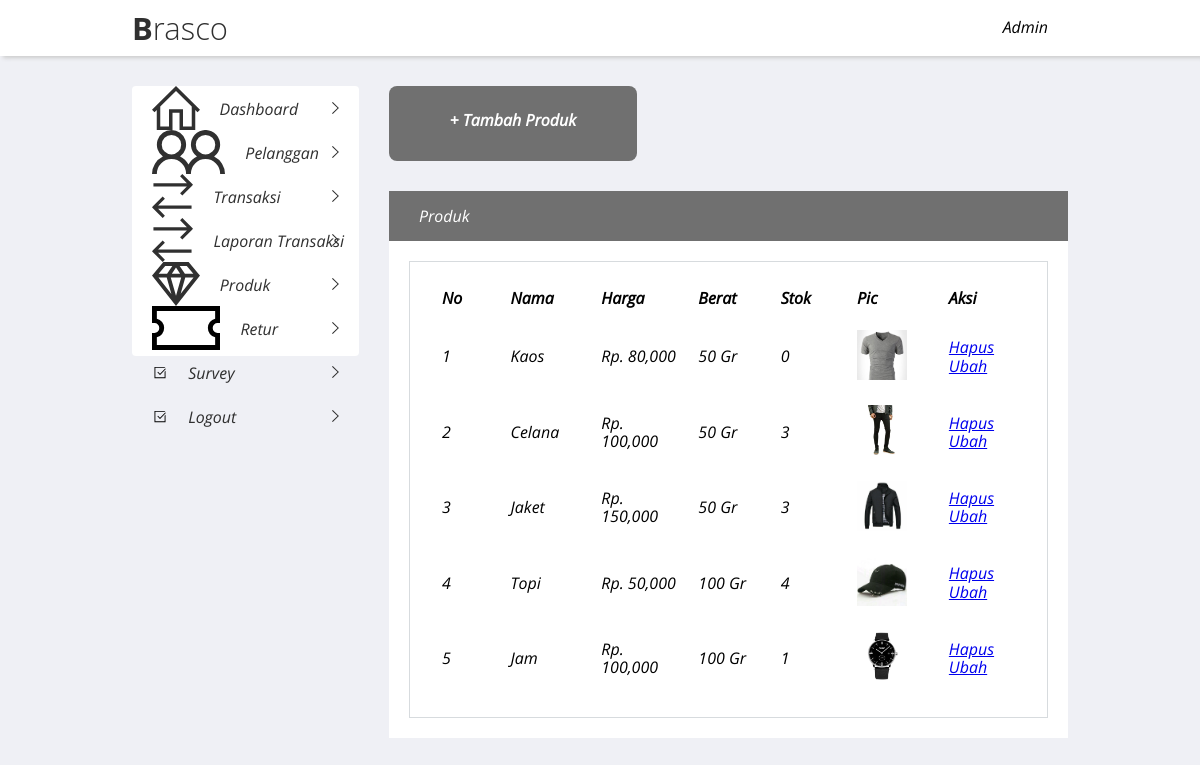
The app's page /admin/produk.php with its own data.
### tables this page shows
CREATE TABLE `produk` (
  `id_produk` int(11) NOT NULL,
  `nama_produk` varchar(100) NOT NULL,
  `harga_produk` int(11) NOT NULL,
  `berat_produk` int(11) NOT NULL,
  `stok_produk` int(5) NOT NULL,
  `pic_produk` varchar(100) NOT NULL,
  `deskripsi_produk` text NOT NULL
);

### admin/produk.php (the view, shortened to what this page needs)
<?php
include('../admin/koneksi.php');
?>
<!DOCTYPE html>
<html style="height: 100%;">
<head>
    <link rel="stylesheet" type="text/css" media="screen" href="../css/reset.css">
    <link rel="stylesheet" type="text/css" media="screen" href="../css/main.css">
</head>
<body style="background: #EFF0F5;">
    <?php include('../admin/navbar.php'); ?>
    <div class="admincontainer">
        <?php include('../admin/sidebar.php'); ?>
        <div class="dashboardadmin" style="margin-top: 30px;">
            <a href="tambahproduk.php" style="text-decoration: none; width: 247.83px;"><div class="button-md button-grey" style="box-shadow: none;">+ Tambah Produk</div></a>
            <div class="tabletable">
                <div class="heading">
                    <p class="headtext">Produk</p>
                </div>
                <div class="tablewrap">
                <div class="container">
                    <div class="table">
                        <table cellpadding="10">
                            <thead>
                            <tr>
                                <th>No</th>
                                <th>Nama</th>
                                <th>Harga</th>
                                <th>Berat</th>
                                <th>Stok</th>
                                <th>Pic</th>
                                <th>Aksi</th>
                            </tr>
                            </thead>
                            <tbody>
                            <?php $nomor=1; ?>
                            <?php $ambil=$koneksi->query("SELECT * FROM produk"); ?>
                            <?php while($pecah=$ambil->fetch_assoc()){ ?>
                            <tr>
                                <td><?php echo $nomor; ?></td>
                                <td><?php echo $pecah['nama_produk']; ?></td>
                                <td>Rp. <?php echo number_format($pecah['harga_produk']); ?></td>
                                <td><?php echo $pecah['berat_produk']; ?> Gr</td>
                                <td><?php echo $pecah['stok_produk']; ?></td>
                                <td><img src="../pic_produk/<?php echo $pecah['pic_produk']; ?>" width="50"></td>
                            <td>
                                <a href="hapusproduk.php?&id=<?php echo $pecah['id_produk']; ?>">Hapus</a>
                                <a href="ubahproduk.php?&id=<?php echo $pecah['id_produk']; ?>">Ubah</a>
                            </td>
                            </tr>
                            <?php $nomor++; ?>
                            <?php } ?>
                            </tbody>
                        </table>
                    </div>
            </div>
            </div>
        </div>
    </div>
</body>
</html>

### css/main.css (style rules this page uses)
body { font-family: 'Open Sans'; }
.admincontainer { padding-left: 11%; padding-right: 11%; position: relative; display: flex; flex-direction: row; justify-content: center; background: #EFF0F5; }
.admincontainer .dashboardadmin { position: relative; right: 0; width: 742px; background: #EFF0F5; z-index: 0; margin-top: 30px; margin-left: 30px; margin-bottom: 60px; }
.admincontainer .dashboardadmin .tabletable { position: relative; margin-top: 30px; background: white; }
.admincontainer .dashboardadmin .container { width: 100%; padding: 15px 20px 20px 20px; box-sizing: border-box; position: relative; border: 1px solid #D7DBDE; margin: auto; }
.admincontainer .dashboardadmin .tablewrap { padding: 20px; }
.admincontainer .dashboardadmin .heading { display: flex; flex-direction: row; justify-content: space-between; padding-left: 30px; padding-right: 30px; box-sizing: border-box; background: #707070; color: white; position: relative; width: 100%; left: 0; z-index: 2; }
.admincontainer .dashboardadmin .container table { position: relative; }
.admincontainer .dashboardadmin .tabletable .tablewrap .container table td { width: 140px; }
.admincontainer .dashboardadmin .tabletable .tablewrap .container table { text-align: start; }
.admincontainer .dashboardadmin .tabletable .tablewrap .container table th { text-align: start; }
.button-md { width: 247.83px; height: 75px; display: flex; justify-content: center; text-decoration: none; padding-top: 25px; box-sizing: border-box; box-shadow: 2px 3px 10px rgba(0, 0, 0, 0.137); }
.button-grey { color: white; background: #707070; border-radius: 8px; font-weight: bold; }

### records on screen
produk: nama_produk "Kaos", harga_produk "80,000", berat_produk "50", stok_produk "0", pic_produk (picture)
produk: nama_produk "Celana", harga_produk "100,000", berat_produk "50", stok_produk "3", pic_produk (picture)
produk: nama_produk "Jaket", harga_produk "150,000", berat_produk "50", stok_produk "3", pic_produk (picture)
produk: nama_produk "Topi", harga_produk "50,000", berat_produk "100", stok_produk "4", pic_produk (picture)
produk: nama_produk "Jam", harga_produk "100,000", berat_produk "100", stok_produk "1", pic_produk (picture)
